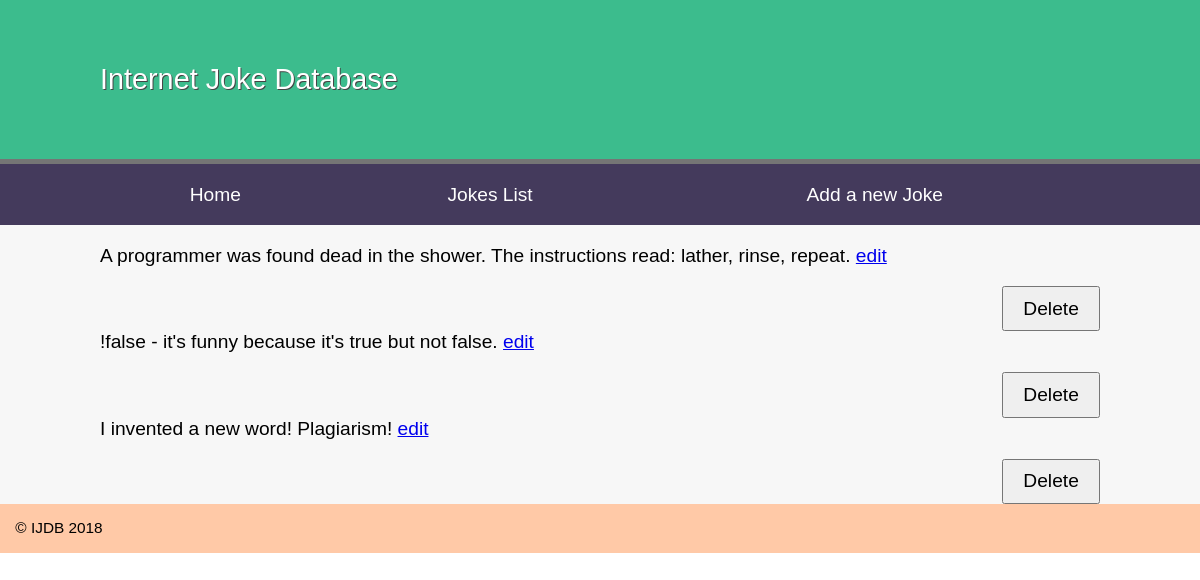
/jokesite-topic12/public/jokes.php, run on the app's committed database.
### tables this page shows
CREATE TABLE `joke` (
  `id` int(11) NOT NULL AUTO_INCREMENT,
  `joketext` text DEFAULT NULL,
  `jokedate` date DEFAULT NULL,
  `uathorId` varchar(45) DEFAULT NULL,
  PRIMARY KEY (`id`)
);

### jokesite-topic12/public/jokes.php (called while the page is built, shortened)
<?php
require '../database.php';
$sql = 'SELECT * FROM joke';
$stmt = $pdo->prepare($sql);
$stmt->execute();
$jokes = $stmt->fetchAll();
$output = loadTemplate('../templates/list.html.php', ['jokes' => $jokes]);
require  '../templates/layout.html.php';

### jokesite-topic12/loadTemplate.php (called while the page is built, shortened)
<?php
function loadTemplate($fileName, $templateVars) {
	   extract($templateVars);
        require $fileName;
        $contents = ob_get_clean();
        return $contents;
}

### jokesite-topic12/templates/list.html.php (the view, shortened to what this page needs)
<?php foreach($jokes as $joke) { ?>
<blockquote>
<p>
	<?=$joke['joketext']?>
	<a href="editjoke.php?id=<?=$joke['id']?>">edit</a>
	<form action="deleteJoke.php" method="POST">
		<input type="submit" value="Delete"/>
	</form>
</p>
</blockquote>
<?php } ?>

### jokesite-topic12/public/jokes.css (style rules this page uses)
* { margin: 0; padding: 0; }
body { font-family: Arial, Helvetica, Sans-serif; }
p { margin-bottom: 1em; }
body { font-size: 1.2em; font-family: arial, helvetica, sans-serif }
input, label, select, textarea { float: left; width: 15em; margin-bottom: 1em; padding: 0.5em; }
input[type="submit"] { margin-left: 15em; width: auto; padding: 0.5em 1em; clear: both; font-size: 1em; }
form { overflow: auto; clear: both; display: block; }
blockquote { overflow: auto; }
blockquote form { display: inline; float: right; }
blockquote input[type="submit"] { margin: 0; width: auto; margin-left: 0; float: none; }

### data on the page
joke: joketext "A programmer was found dead in the shower. The instructions read: lather, rinse, repeat."
joke: joketext "!false - it's funny because it's true but not false."
joke: joketext "I invented a new word! Plagiarism!"
